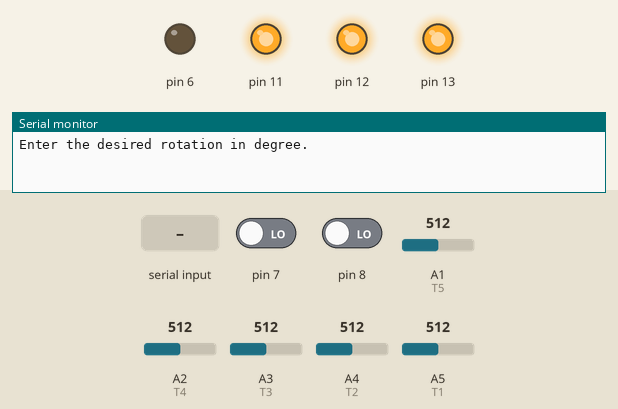
The sketch below on a simulated Arduino Uno, built with avr-gcc and run on an emulated ATmega328P. Parts: output pins drawn as LEDs (lit = HIGH), the last lines printed to the serial monitor. The test bench sets the inputs (shaded band); at power-on: pin 7 LOW, pin 8 LOW, A1 (T5) = 512, A2 (T4) = 512, A3 (T3) = 512, A4 (T2) = 512, A5 (T1) = 512.

Above: at 0.9 s.
1.0 s: "90,45\n" received over Serial
At 2.15 s:
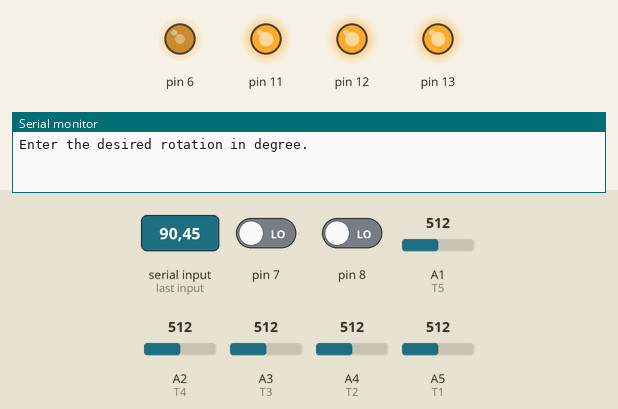
At 2.76 s:
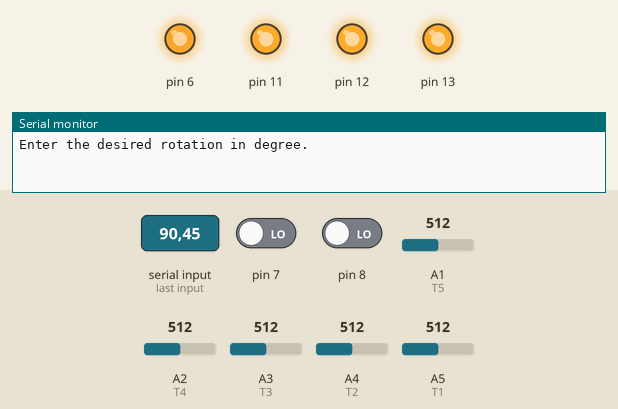
7.0 s: pin 7 driven HIGH
At 8.66 s:
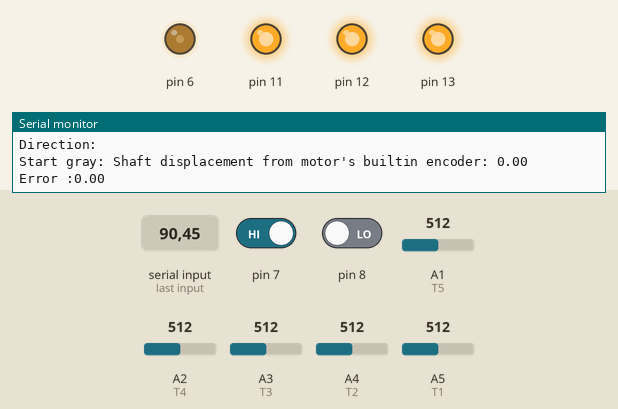
13.0 s: pin 8 driven HIGH
Timing chart, 0 to 17.0 s (numbered marks = the images above; inputs shaded):
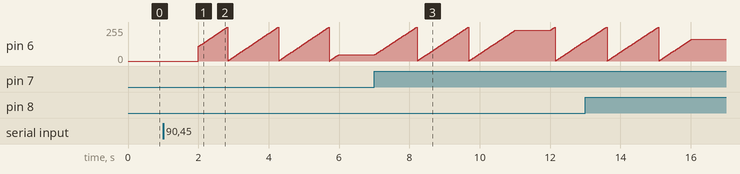

The sketch:

BaseCodeTwo-Absolute.ino
```cpp
float deg=45; // Rotation degree
float s = 0;  //Encoder counts
int sm1 = 0;  //Built-in chanel 1
int sm2 = 0;  //Built-in chanel 2
int r = 0;  //indicator for reading builtin encoder to avoid the reading redundancy
float er; //Proportional error for PI controller
float eri; //Integral error for PI controller
int t=0; //time in ms
int t0=0; //memory for time in ms
int finish=0; //finish indicator
int rep=1; //Repetition indicator
float res = 11.25;
float error_vector[10];

// Sensor analogue reading for phototransistors, T5 = MSB, T1 = lSB
int T5 = A1;
int T4 = A2;
int T3 = A3;
int T2 = A4;
int T1 = A5;
byte start_pos_gray;
byte home;
int current_pos = 0;
byte final_pos_gray = 0;
int final_pos_angle;
int threshold = 200;
// Code to test what the absolute sensor is reading as low and high
////////////////////////////////////////////////////
void printBits5(byte g) {
  for (int i = 4; i >= 0; i--) Serial.print((g >> i) & 1);
}
/////////////////////////////////////////////////////


void setup() {
  // Set Pins for LED power as output
  pinMode(11, OUTPUT);
  pinMode(12, OUTPUT);
  pinMode(13, OUTPUT);

  // Set power on for LED
  digitalWrite(11, HIGH);
  digitalWrite(12, HIGH);
  digitalWrite(13, HIGH);

  // Set phototransistor readings as inputs
  pinMode(A1, INPUT);
  pinMode(A2, INPUT);
  pinMode(A3, INPUT);
  pinMode(A4, INPUT);
  pinMode(A5, INPUT);

  Serial.begin(250000); //Baud rate of communication
  Serial.println("Enter the desired rotation in degree.");
  while (Serial.available() == 0) //Obtaining data from user
  {
    //Wait for user input
  }
  deg = Serial.readString().toFloat(); //Reading the Input string from Serial port.
  if (deg<0)
  {
    analogWrite(3,255); //change the direction of rotation by applying voltage to pin 3 of arduino
  }
  deg=abs(deg);
  start_pos_gray = readGray(); // Get position at start of the 10 readings
  home = readGray(); // Set current position as home
  current_pos = 0;
}

float kp = .6*90/deg; //proportional gain of PI
float ki = .02; //integral gain of PI

// This function reads all the values of the transistors and converts them to either being
// on or off if the read value from their pins is greater than or less than the threshold number,
// Then adds them onto a byte to read as the encoder value.
byte readGray() {
  byte g = 0;
  g |= ((analogRead(T1) < threshold) << 0);
  g |= ((analogRead(T2) < threshold) << 1);
  g |= ((analogRead(T3) < threshold) << 2);
  g |= ((analogRead(T4) < threshold) << 3);
  g |= ((analogRead(T5) < threshold) << 4);

  return g;
}

// Prints out the Sector and gray code value of a byte given, used for testing our encoder.
// Iterates through each bit in the byte printing it and then printing out the sector.
void printGray(byte g) {
  byte sector = grayToBinary(g);
  for (int i = 4; i >= 0; i--) Serial.print((g >> i) & 1);
  Serial.print("  sector ");
  Serial.println(sector);
}

// Gray code table refering to each of the 32 different sectors.
const byte GRAY_TABLE[32] = {
  0b00000, 0b00001, 0b00011, 0b00010,   // 0-3
  0b00110, 0b00111, 0b00101, 0b00100,   // 4-7
  0b01100, 0b01101, 0b01111, 0b01110,   // 8-11
  0b01010, 0b01011, 0b01001, 0b01000,   // 12-15
  0b11000, 0b11001, 0b11011, 0b11010,   // 16-19
  0b11110, 0b11111, 0b11101, 0b11100,   // 20-23
  0b10100, 0b10101, 0b10111, 0b10110,   // 24-27
  0b10010, 0b10011, 0b10001, 0b10000    // 28-31
};

// Function takes gray code reading and returns the sector number that it is in our encoder, s\So that we can
// interpret it as the sector we are in. It iterates through the gray code table in a for loop until it finds
// the gray code value we have given to the function g, it then returns what the iteration is which is also
// the sector number.
byte grayToBinary(byte g) {
  for (byte n = 0; n < 32; n++) {
    if (GRAY_TABLE[n] == g) return n;
  }
  return 0;   // not reachable: all 32 five-bit codes are in the table
}

// Function takes the two bytes as the end and start byte on the encoder, it converts it to binary (getting the
// sector number) calculating the difference, if the difference is less than or greater than 10, then overflow
// has occured and we add or subtract 32 sectors, we then return the angle moved as the difference of sectors
// times the resolution.
float angleMoved(byte end, byte start) {
  int diff = grayToBinary(end) - grayToBinary(start);
  if (diff > 10) {
    diff = diff - 32;
  } else if ( diff < -10) {
    diff = diff + 32;
  }
  return diff * res;
}

// Calculates the average of the best 8 angle tests.
float bestEightAverage() {
  float sum = 0;
  float max1 = -1, max2 = -1; // largest and second largest

  for (int i = 0; i < 10; i++) {
    float e = error_vector[i];
    sum += e;
    if (e > max1)      { max2 = max1; max1 = e; }
    else if (e > max2) { max2 = e; }
  }
  return (sum - max1 - max2) / 8.0;
}

void loop() {
// Keep track of the sector and if sector changes print the new sector
if (readGray() != current_pos) {
  current_pos = readGray();
}

t=millis(); //reading time
t0=t; //saving the current time in memory
  while (t<t0+4000 && rep<=10){ //let the code to ran for 4 seconds each with repetitions of 10

if (t%10==0) //PI controller that runs every 10ms
{
    if (s < deg * 114 * 2 / 360)
    {
      er = deg - s *360/228;
      eri = eri + er;
      analogWrite(6, kp * er + ki * eri);
    }

    if (s >= deg * 228/360)
    {
      analogWrite(6, 0);
      eri = 0;
    }
    delay(1);
}

//FOR READING THE SENSOR
    sm1 = digitalRead(7); //reading chanel 1
    sm2 = digitalRead(8); //reading chanel 2

    if (sm1 != sm2 && r == 0) { //counting the number changes for both chanels
      s = s + 1;
      r = 1;  // this indicator wont let this condition, (sm1 != sm2), to be counted until the next condition, (sm1 == sm2), happens
    }
    if (sm1 == sm2 && r == 1) {
      s = s + 1;
      r = 0;  // this indicator wont let this condition, (sm1 == sm2), to be counted until the next condition, (sm1 != sm2), happens
    }

t=millis();
finish=1;

  }

if (finish==1){
  //this part of the code is for displaying the result
      delay(500);
      rep=rep+1;
      final_pos_gray = readGray(); // Get gray code of sensor current position at stationary end position
      float opticalAngle = angleMoved(final_pos_gray, start_pos_gray); // calculate angle moved from start and end
      float angleFromHome = angleMoved(final_pos_gray, home); // calculate angle moved from end and home
      if (angleFromHome < 0) { // add 360 to the angle from home if its done a full revolution
        angleFromHome = angleFromHome + 360;
      }
      String direction = "";
      if (opticalAngle>0){ // If angle is positive then make direction CW
        direction = "CW";
      } else if (opticalAngle < 0){ // If angle is negative then make direction CCW
        direction = "CCW";
      }
      opticalAngle = abs(opticalAngle); // Get absolute value of angle as we print direction
      //FROM OUR ENCODER BUILDS
      Serial.print("shaft possition from optical absolute sensor from home position: ");
      Serial.println(angleFromHome);
      Serial.print("shaft displacement from optical absolute sensor: ");
      Serial.println(opticalAngle);
      Serial.println("Direction: " + direction);
      Serial.print("Start gray: ");
      Serial.print("Shaft displacement from motor's builtin encoder: ");
      Serial.println(s * 360 / 228); //every full Revolution of the shaft is associated with 228 counts of builtin s = built in encoder counts

      float Error = opticalAngle -s*360/228;
      start_pos_gray = readGray();
      error_vector[rep-1] =  abs(Error);
      Serial.print("Error :");
      Serial.println(Error); //displaying error
      Serial.println();
      delay(500);
      s = 0;
      finish=0;
      analogWrite(6,0);

      if (rep > 10) {
        Serial.print("Average error, best 8 of 10: ");
        Serial.println(bestEightAverage());
      }
    }
}
```

Measured:
- after the input at 1.0 s, pin 6: ramps from 0/255 to 255/255 and jumps back, once every 1.4 s
